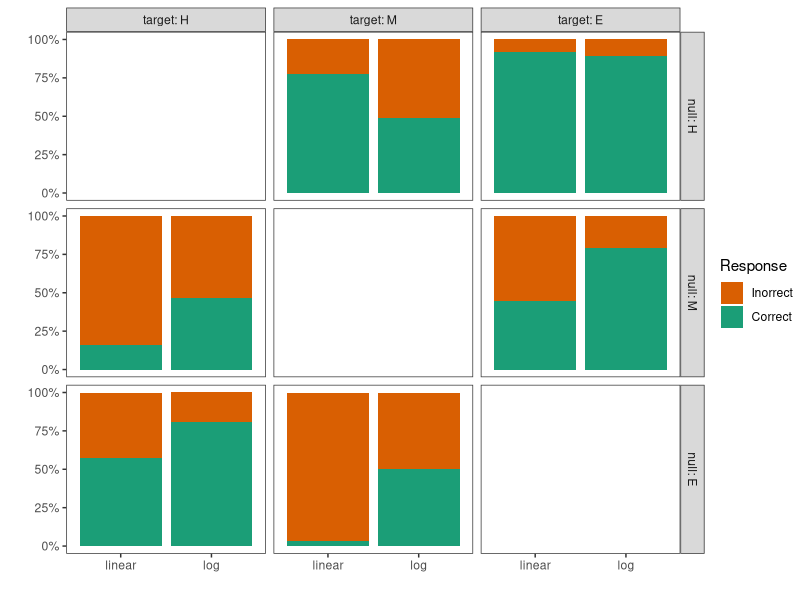
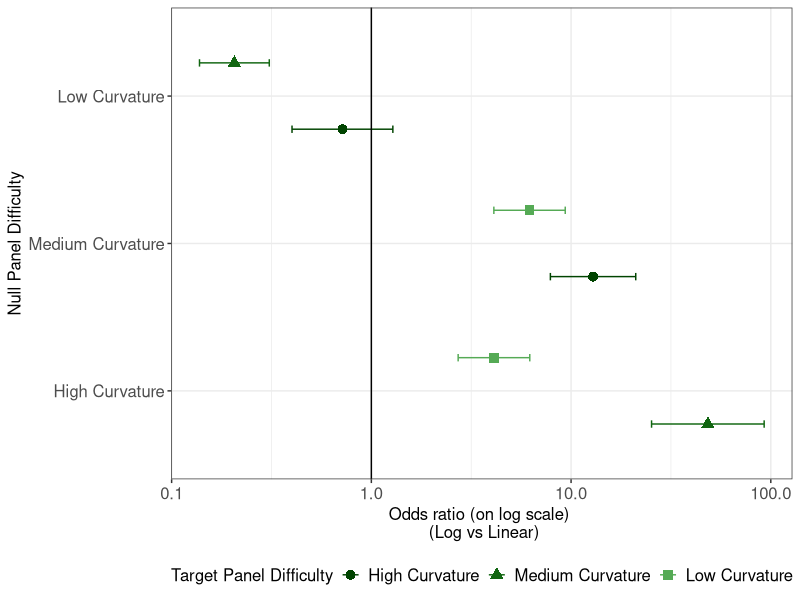
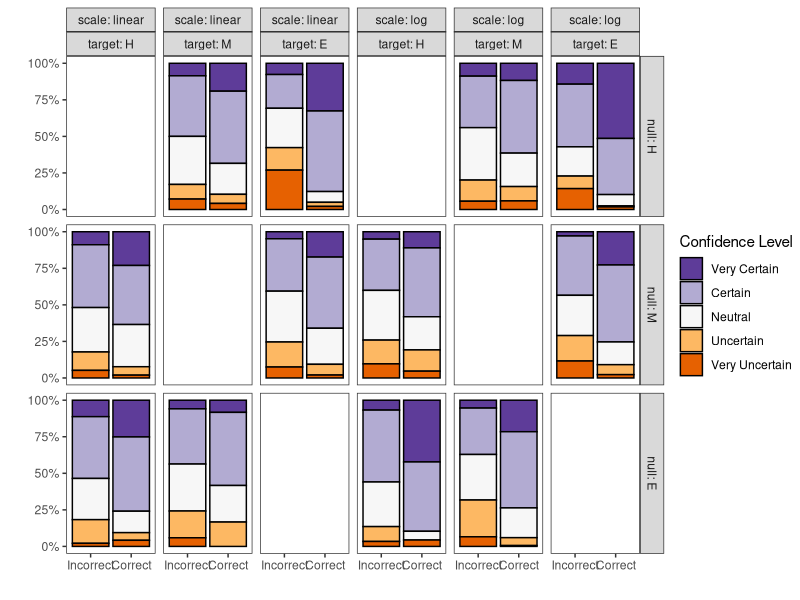

R code for these plots, in order:
## ---- chunk 1
#| include: false
library(tidyverse)
library(cowplot)
library(digest)

library(readr)

library(lme4)
library(emmeans)
## ---- chunk 2
lineup_model_data <- read_csv("lineup-model-data.csv") |> 
  mutate(conf_level = factor(conf_level, levels = c("Very Certain", "Certain", "Neutral", "Uncertain", "Very Uncertain"))) |> 
  mutate(conf_level_num = as.numeric(conf_level))
## ---- chunk 3
lineup_model_data |> 
  select(participant_id, age, gender, academic_study, dataset_id, curvature, scale, correct, response_no, binary_response, conf_level, choice_reason) |> 
  head() |> 
  knitr::kable()
## ---- chunk 4
lineup_model_data |> 
  mutate(target = factor(target, levels = c("H", "M", "E")),
         null = factor(null, levels = c("H", "M", "E"))) |> 
  ggplot(aes(x = scale,
             fill = as.factor(binary_response))) +
  geom_bar(stat = "count",
           position = "fill") +
  facet_grid(null ~ 
             target,
             labeller = label_both) +
  scale_fill_brewer(palette = "Dark2", direction = -1, label = c("Inorrect", "Correct")) +
  scale_y_continuous(label = scales::percent) +
  labs(y = "",
       x = "",
       fill = "Response") +
  theme_test()
## ---- chunk 5
glmm_mod <- glmer(binary_response ~ curvature*scale + 
                            (1 | participant_id) +
                            (1 | dataset_id),
                  data = lineup_model_data,
                  family = binomial(link = "logit"))

lineup_anova <- car::Anova(glmm_mod) |> 
  broom::tidy()
# summary(glmm_mod)

lineup_anova |> 
  knitr::kable(digits = 3, caption = "Lineups GLMM ANOVA")
## ---- chunk 6
lineups_or <- emmeans(glmm_mod, ~ scale | curvature, type = "response") |> 
  pairs(reverse = T, infer = c(T,T)) |> 
  as_tibble()

# write.csv(lineups_or, here("analyses/01-lineups/results/lineups-odds-ratios.csv"), row.names = F, na =)

dodge <- position_dodge(width=0.9)
lineups_or_plot <- lineups_or %>%
  separate(curvature, into = c(NA, "target", NA, "null")) %>%
  mutate(null = factor(null, levels = c("E", "M", "H"), labels = c("High Curvature", "Medium Curvature", "Low Curvature")),
         target = factor(target, levels = c("E", "M", "H"), labels = c("High Curvature", "Medium Curvature", "Low Curvature"))) %>%
  ggplot(aes(x = odds.ratio, y = null, color = target, shape = target)) + 
  geom_point(position = dodge, size = 3) + 
  geom_errorbar(aes(xmin = asymp.LCL, xmax = asymp.UCL), position = dodge, width = .1) +
  geom_vline(xintercept = 1) +
  theme_bw()  +
  theme(axis.title = element_text(size = 12),
        axis.text = element_text(size = 12),
        legend.title = element_text(size = 12),
        legend.text  = element_text(size = 12),
        legend.key.size = unit(1, "line"),
        legend.position = "bottom"
  ) +
  scale_y_discrete("Null Panel Difficulty", position = "left") +
  scale_x_continuous("Odds ratio (on log scale) \n (Log vs Linear)", trans = "log10", labels = scales::comma) + 
  scale_color_manual("Target Panel Difficulty", values = c("#004400", "#116611", "#55aa55")) + 
  scale_shape_discrete("Target Panel Difficulty")

lineups_or_plot
## ---- chunk 7
#| fig-width: 12
#| fig-height: 8
# lineup_model_data |> 
#   select(participant_id, dataset_id, curvature, scale, binary_response, conf_level, conf_level_num) |> 
#   head() |> 
#   knitr::kable()

# levels(lineup_model_data$conf_level)

lineup_model_data |> 
  mutate(target = factor(target, levels = c("H", "M", "E")),
         null = factor(null, levels = c("H", "M", "E"))) |> 
  ggplot(aes(x = as.factor(binary_response),
             fill = conf_level)) +
  geom_bar(stat = "count",
           position = "fill",
           color = "black") +
  facet_grid(null ~ 
             scale + target,
             labeller = label_both) +
  scale_fill_brewer(palette = "PuOr", direction = -1) +
  scale_y_continuous(label = scales::percent) +
  scale_x_discrete(label = c("Incorrect", "Correct")) +
  labs(y = "",
       x = "",
       fill = "Confidence Level") +
  theme_test()
## ---- chunk 8
# normal
conf_level_num_mod <- lmer(conf_level_num ~ curvature*scale*binary_response + 
                            (1 | participant_id) +
                            (1 | dataset_id),
                  data = lineup_model_data)

car::Anova(conf_level_num_mod) |> 
  broom::tidy()
# summary(conf_level_num_mod)

emmeans(conf_level_num_mod, specs = ~ binary_response | curvature:scale) |> 
  pairs() |> 
  as_tibble() |> 
  mutate(p.value = scales::pvalue(p.value))

emmeans(conf_level_num_mod, specs = ~ scale | curvature:binary_response) |> 
  pairs() |> 
  as_tibble() |> 
  mutate(p.value = scales::pvalue(p.value))

emmeans(conf_level_num_mod, specs = ~ scale | binary_response) |> 
  pairs() |> 
  as_tibble() |> 
  mutate(p.value = scales::pvalue(p.value))
## ---- chunk 9
# nnet
conf_level_mod <- nnet::multinom(conf_level ~ curvature*scale*binary_response, #+ 
                            # (1 | participant_id) +
                            # (1 | dataset_id),
                  data = lineup_model_data,
                  trace = F)

car::Anova(conf_level_mod) |> 
  broom::tidy()
# summary(conf_level_mod)

# emmeans(conf_level_mod, specs = ~ binary_response | curvature:scale, type = "response") |> 
#   pairs() |> 
#   as_tibble() |> 
#   mutate(p.value = scales::pvalue(p.value))
# 
# emmeans(conf_level_mod, specs = ~ scale | curvature:binary_response, type = "response") |> 
#   pairs() |> 
#   as_tibble() |> 
#   mutate(p.value = scales::pvalue(p.value))
# 
# emmeans(conf_level_mod, specs = ~ scale | binary_response, type = "response") |> 
#   pairs() |> 
#   as_tibble() |> 
#   mutate(p.value = scales::pvalue(p.value))

# mlogit
# conf_level_mod2 <- mlogit::mlogit(conf_level ~ curvature*scale + 
#                             (1 | participant_id) +
#                             (1 | dataset_id),
#                   data = lineup_model_data)
# 
# car::Anova(conf_level_mod2) |> 
#   broom::tidy()
# summary(conf_level_mod2)
